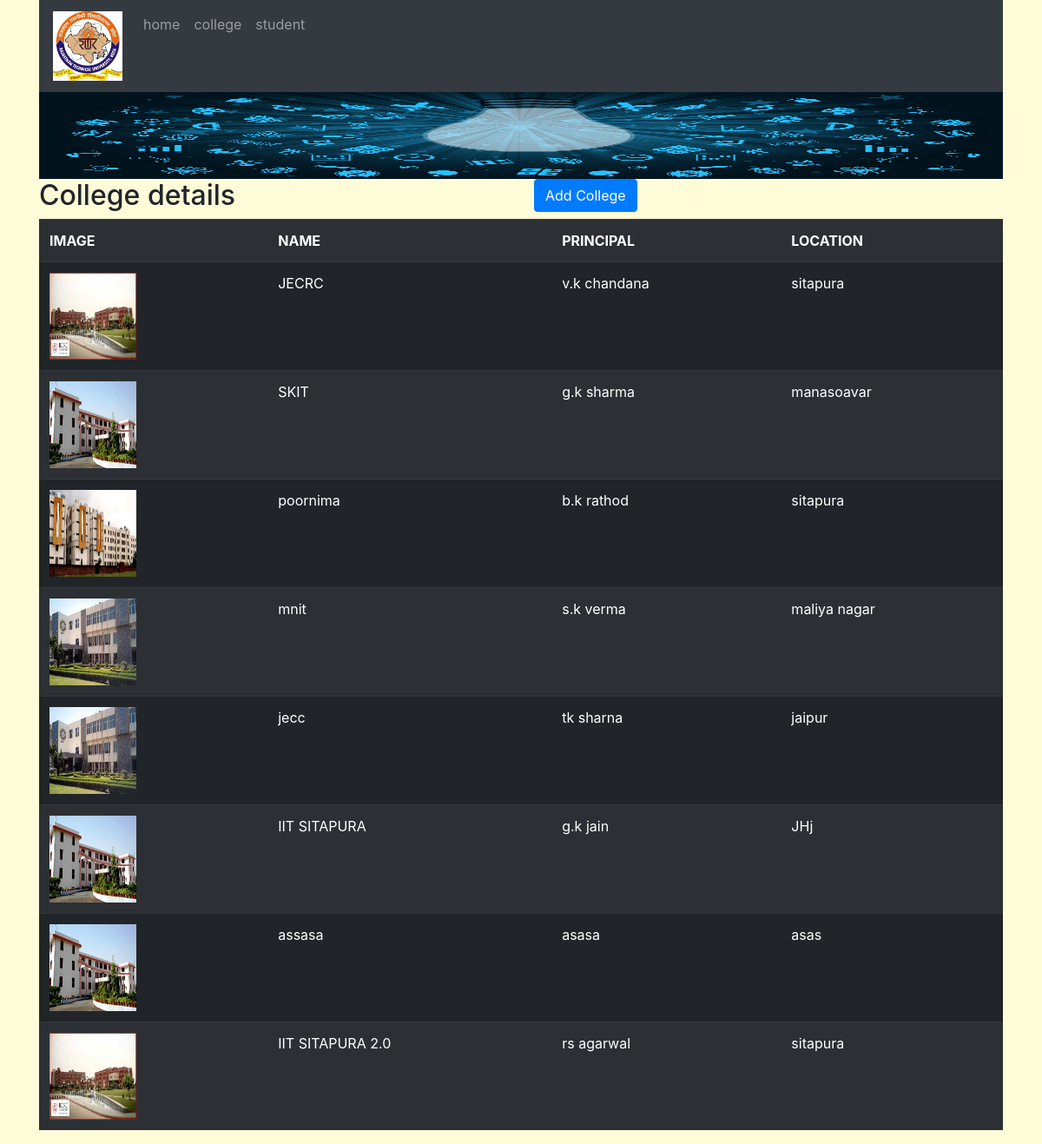
/college/, run on the app's committed database.
### College/models.py (models this page shows, shortened)
class College(models.Model):
    name = models.CharField(max_length=256)
    principal = models.CharField(max_length=100)
    location = models.CharField(max_length=256)
    college_image = models.ImageField(upload_to = 'college/')

### College/views.py (the view)
# urls.py: path('college/',views.college,name='college'),
def college(request):
    college = College.objects.all()
    return render(request,'college/collge.html',{'C':college,'title':'College'})

### templates/college/collge.html (shortened to what this page needs)
{% extends 'college/base.html' %}
{% load static %}
    {% block content %}
    <div class="container">
      <div class="row">
        <div class="col">
          <h2>College details</h2>
        </div>
        <div class="col">
          <a class="btn btn-primary "href="{% url 'addcollege' %}">Add College</a>
        </div>
      </div>
    </div>
    <div class="container">
      <table class="table table-striped table-hover table-dark">
      <th>IMAGE</th>
      <th>NAME</th>
      <th>PRINCIPAL</th>
      <th>LOCATION</th>
      {% for i in C %}
      <tr>
        <td> <a href="{% url 'college_student' i.id %}"> <img class ='table_images' src="{{i.college_image.url}}" alt="not found"> </a> </td>
        <td>{{i.name}}</td>
        <td>{{i.principal}}</td>
        <td>{{i.location}}</td>
      </tr>
      {% endfor %}
    </table>
    </div>
    {% endblock %}

### templates/college/base.html (style rules this page uses)
.table_images { width: 100px ; height:100px; }
body { background-color: #fefbd8; }

### data on the page
College: college_image (picture), name "JECRC", principal "v.k chandana", location "sitapura"
College: college_image (picture), name "SKIT", principal "g.k sharma", location "manasoavar"
College: college_image (picture), name "poornima", principal "b.k rathod", location "sitapura"
College: college_image (picture), name "mnit", principal "s.k verma", location "maliya nagar"
College: college_image (picture), name "jecc", principal "tk sharna", location "jaipur"
College: college_image (picture), name "IIT SITAPURA", principal "g.k jain", location "JHj"
College: college_image (picture), name "assasa", principal "asasa", location "asas"
College: college_image (picture), name "IIT SITAPURA 2.0", principal "rs agarwal", location "sitapura"
